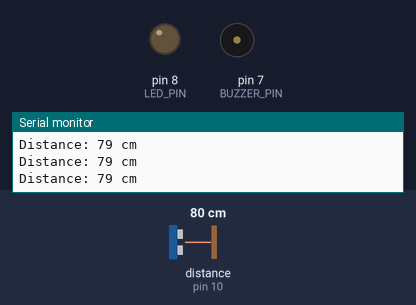
Recording of a sketch running on a simulated Arduino Uno, built with avr-gcc and run on an emulated ATmega328P. Parts: output pins drawn as LEDs (lit = HIGH), buzzer (waves = sounding, pin HIGH), the last lines printed to the serial monitor. Wiring (inferred from the names in the program): ultrasonic range finder: trigger pin 9; echo pin 10. Inputs (shaded band) come from the test bench; at power-on: distance to the obstacle (sensor on pin 10) 80 cm. The echo pulse lasts 58.3 µs per cm; pins used as bus, display or sensor lines are not drawn.

Above: at 1.2 s.
1.3 s: distance to the obstacle (sensor on pin 10) set to 23 cm
2.8 s: distance to the obstacle (sensor on pin 10) set to 19 cm
At 4.0 s:
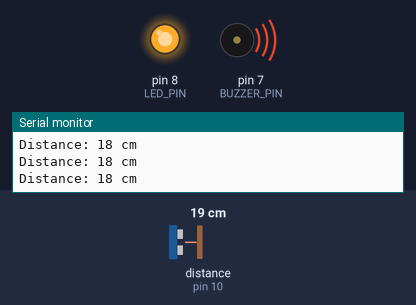
4.3 s: distance to the obstacle (sensor on pin 10) set to 35 cm
At 5.2 s:
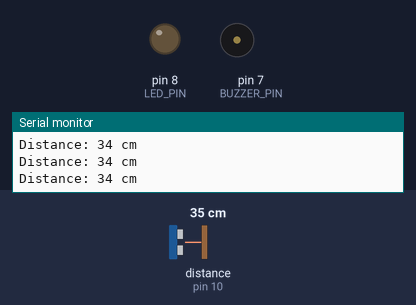
5.8 s: distance to the obstacle (sensor on pin 10) set to 9 cm
At 6.7 s:
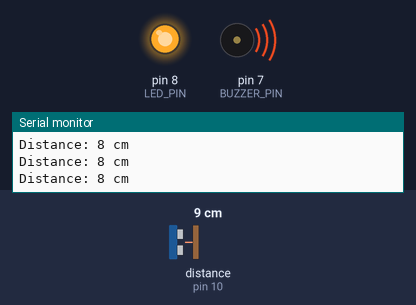
Timing chart, 0 to 8.3 s (numbered marks = the images above; inputs shaded):
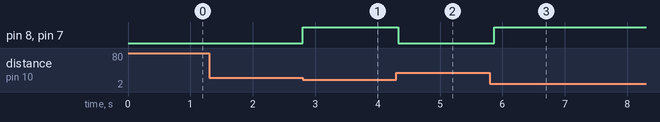

The sketch:

Parking_assistance.ino
```cpp
#define TRIG_PIN 9
#define ECHO_PIN 10
#define LED_PIN 8
#define BUZZER_PIN 7

#define DISTANCE_THRESHOLD 20 // Distance threshold in centimeters for LED and buzzer activation

void setup() {
    pinMode(TRIG_PIN, OUTPUT);
    pinMode(ECHO_PIN, INPUT);
    pinMode(LED_PIN, OUTPUT);
    pinMode(BUZZER_PIN, OUTPUT);

    Serial.begin(9600);
}

void loop() {
    long duration;
    int distance;

    // Clear the TRIG_PIN
    digitalWrite(TRIG_PIN, LOW);
    delayMicroseconds(2);

    // Set the TRIG_PIN high for 10 microseconds to trigger the sensor
    digitalWrite(TRIG_PIN, HIGH);
    delayMicroseconds(10);
    digitalWrite(TRIG_PIN, LOW);

    // Read the ECHO_PIN
    duration = pulseIn(ECHO_PIN, HIGH);

    // Calculate the distance in centimeters
    distance = duration * 0.0344 / 2;

    // Print the distance to the Serial Monitor
    Serial.print("Distance: ");
    Serial.print(distance);
    Serial.println(" cm");

    // Check the distance and control the LED and Buzzer
    if (distance <= DISTANCE_THRESHOLD) {
        digitalWrite(LED_PIN, HIGH);  // Turn on the LED
        digitalWrite(BUZZER_PIN, HIGH); // Turn on the buzzer
    } else {
        digitalWrite(LED_PIN, LOW);   // Turn off the LED
        digitalWrite(BUZZER_PIN, LOW); // Turn off the buzzer
    }

    delay(100); // Delay between readings
}
```

Measured:
- the behaviour switches between 22 and 21 cm on distance to the obstacle (sensor on pin 10) (found by bisection; images 0 and 1)
- after the input at 2.8 s, pin 8 (LED_PIN), pin 7 (BUZZER_PIN): LOW → HIGH at once
- after the input at 4.3 s, pin 8 (LED_PIN), pin 7 (BUZZER_PIN): HIGH → LOW at once
- after the input at 5.8 s, pin 8 (LED_PIN), pin 7 (BUZZER_PIN): LOW → HIGH after 0.07 s
